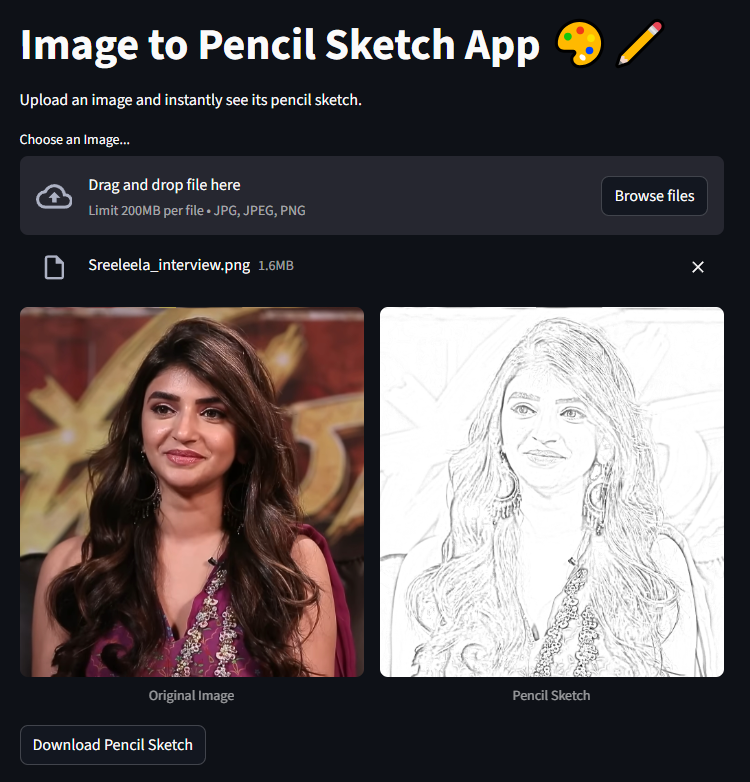
#> input picture Image.png, 750 x 782 px
$ python -i app.py   (imports and definitions only)
#> lines starting #> are read from the running program, lines starting #| are printed output that depends on the picture
#> further down, picture is the input picture: shape (782, 750, 3); mean B, G, R 85.1, 84.4, 91
import streamlit as st
from PIL import Image
import numpy as np
import cv2

def make_sketch(image_array):
    gray = cv2.cvtColor(image_array, cv2.COLOR_BGR2GRAY)
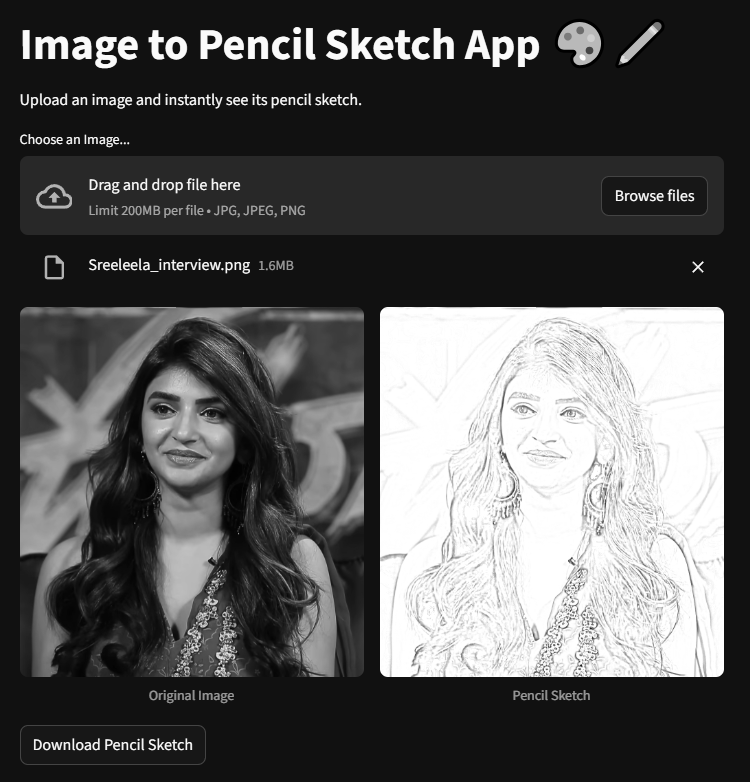
#> gray: shape (782, 750); min 0, max 255, mean 86.6
    inv = cv2.bitwise_not(gray)
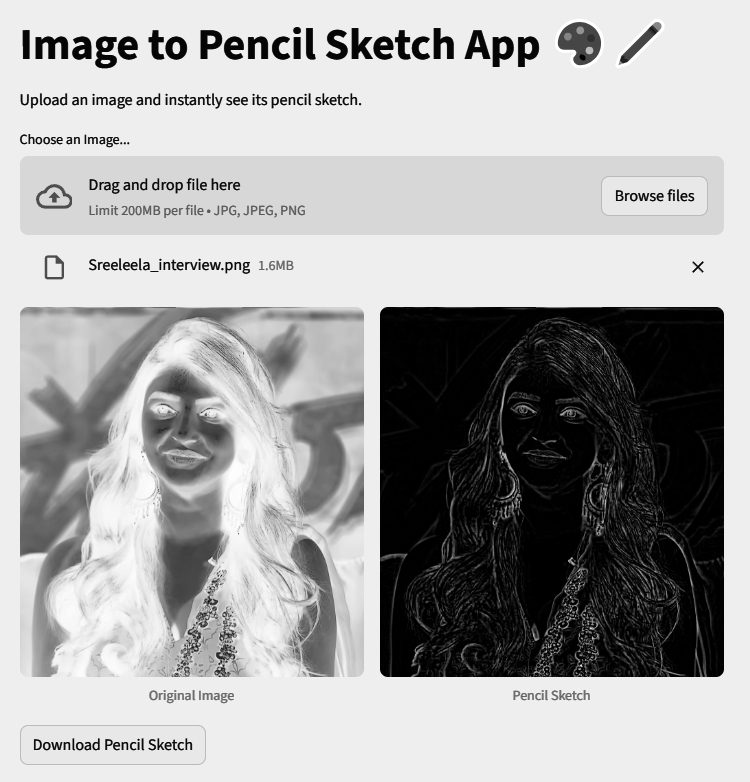
#> inv: shape (782, 750); min 0, max 255, mean 168.4
    blur = cv2.GaussianBlur(inv, (21, 21), sigmaX=0, sigmaY=0)
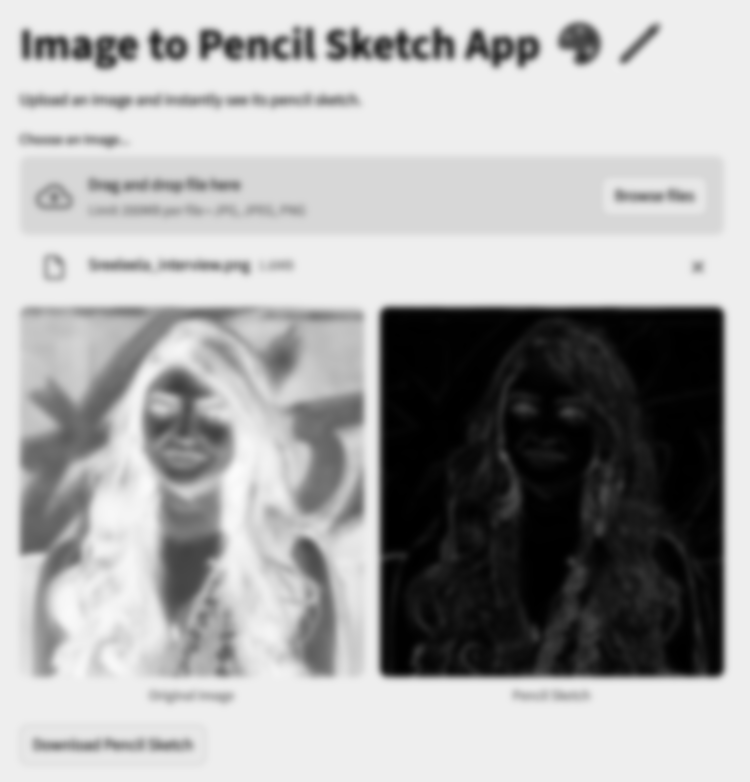
#> blur: shape (782, 750); min 0, max 251, mean 168.4
    sketch = cv2.divide(gray, 255 - blur, scale=256)
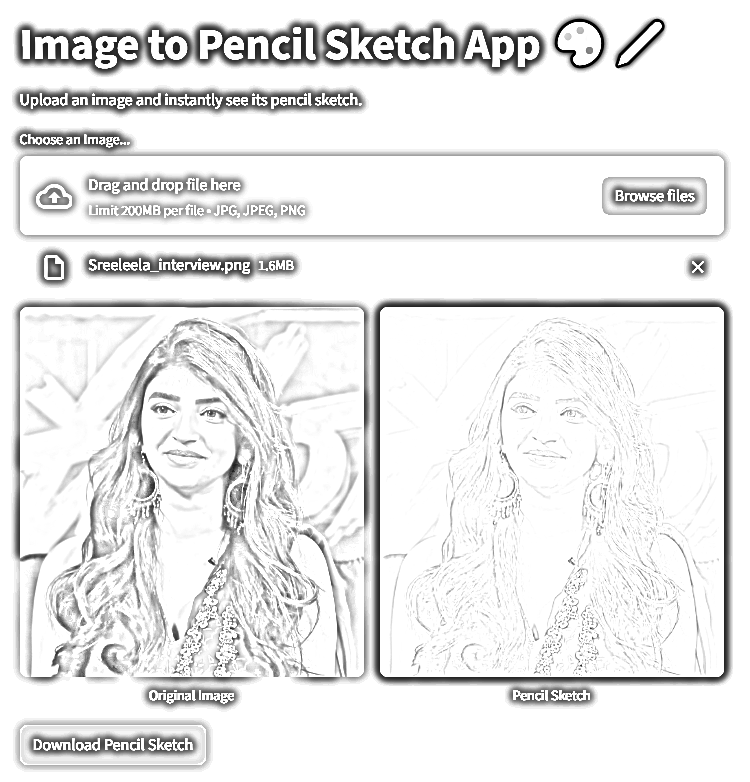
#> sketch: shape (782, 750); min 0, max 255, mean 233.9
    return sketch

# [27 lines not run here, left out]

>>> import cv2
>>> picture = cv2.imread('Image.png')
>>> result = make_sketch(picture)
